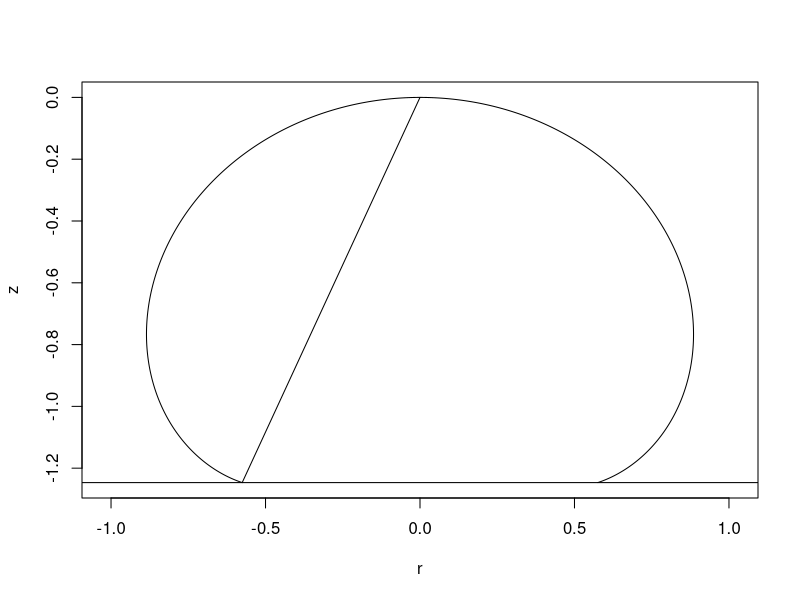

R code for this plot:
library("deSolve")

`behroozi` <- function(t, state, parameters) {  # t == theta
    with(as.list(c(state, parameters)), {
        denominator <-   z + 2/R - sin(t)/r
        dr <- cos(t)/denominator
        dz <- sin(t)/denominator
        list(c(dr, dz))
    })
}

`integrate` <- function(R=1, theta=seq(0, pi*0.9, by = 0.01)){
    state      <- c(r = 0.0001, z = 0)
    parameters <- c(R=R)
    out <- as.matrix(ode(y=state,times=theta,func=behroozi,parms=parameters))
    colnames(out)[1] <- "theta"
    out
}

`area` <- function(x,y){
    if(is.matrix(x)){
        x <- x[,1]
        y <- x[,2]
    }
    stopifnot(length(x)==length(y))
    n <- length(x)
    abs(sum((x[-n]*y[-1] - x[-1]*y[-n])/2))
}

`volume_curve` <- function(x,y){
    if(is.matrix(x)){
        y <- x[,2]  # not the other way round, otherwise x gets overwritten!
        x <- x[,1]

    }
    stopifnot(length(x)==length(y))
    (2*pi/3)*sum(abs(x[-1]^2*diff(y)))  # there must be a better way
}

`get_volume` <- function(out){ # out == integrate(R,theta)
    n <- nrow(out)
    r <- out[n,2]
    z <- out[n,3]
    volume_curve(out[,2:3]) + pi*r^2*z/3
}

`get_things` <- function(R=1,theta=seq(0, pi*0.9, by = 0.01)){
    out <- integrate(R,theta)
    colnames(out) <- NULL
    n <- nrow(out)
    jj <- out[c(n-1,n),2:3]
    return(c(z=out[nrow(out),3],
             contact_angle = atan2(
                 jj[1,1]-jj[2,1],
                 jj[2,2]-jj[1,2]),
             volume=get_volume(out)
           ))
}

`plot_drop` <- function(R=1, theta=seq(0, pi*0.9, by = 0.01),...){
    out <- integrate(R=R,theta=theta)
    out[,3] <- -out[,3]
    jj <- out
    jj[,2] <- -jj[,2]
    
    z_end <- jj[nrow(jj),3]
    out <- rbind(out[nrow(out):1,],jj)
    plot(out[,2:3],asp=1,type='l',...)
    abline(h=z_end)
    segments(x0=0,y0=0, x1=out[nrow(out),2],y1=out[nrow(out),3])
}

plot_drop()
